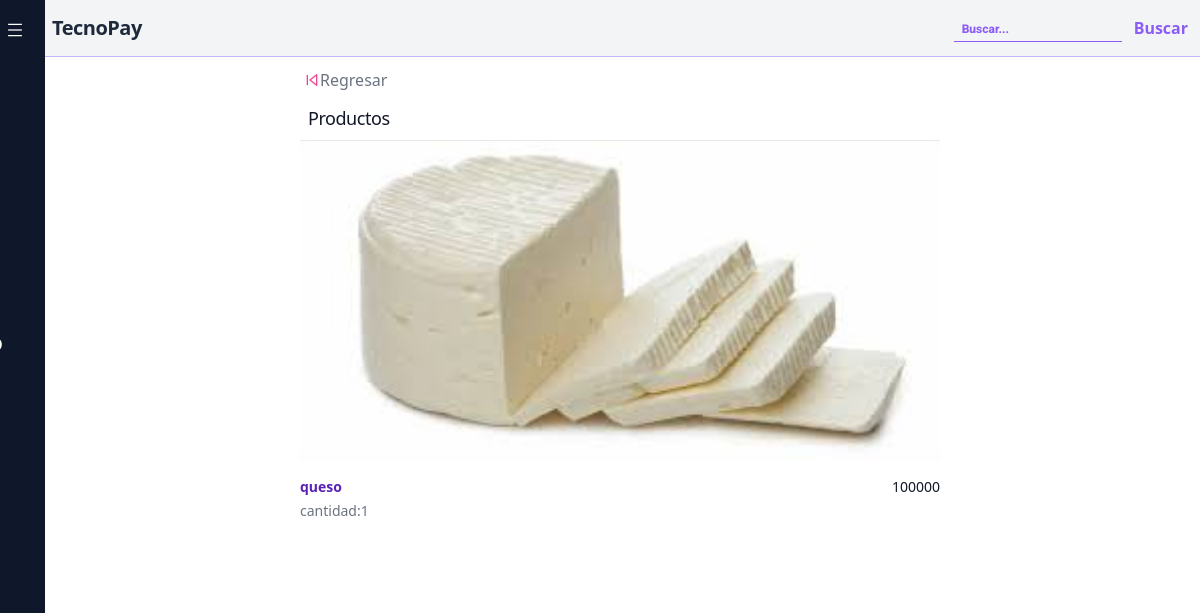
/products/1, run on the app's committed database.
### products/models.py (models this page shows, shortened)
class InheritedData(models.Model):
    modified = models.DateTimeField(auto_now=True)
    created = models.DateTimeField(auto_now_add=True)
    class Meta:
        abstract = True

class Products(InheritedData):
    name=models.CharField(max_length=100)
    description=models.TextField()
    img=models.ImageField(null=True,blank=True)
    price=models.PositiveIntegerField()
    quantity=models.PositiveIntegerField(default=1)
    active=models.BooleanField(default=True)
    categorys=models.ManyToManyField(Category)

### products/views.py (the view, shortened to what this page needs)
# urls.py: path('products/<int:pk>',DetailProducts,name='detail_products'),
def DetailProducts(request,pk):
    try:
        Product_Detail = Products.objects.get(id=pk)
    except Products.DoesNotExist:
        raise Http404("Products does not exist")
    return render(request, 'products/detailproducts.html', {'object': Product_Detail})

### templates/products/detailproducts.html (shortened to what this page needs)
{% extends "base/base.html" %}
{% load static %}
{% block content%}
<div class="box ml-10">
    <div class="bg-white flex">
        <div class="max-w-2xl mx-auto py-16 px-4  sm:px-6 lg:max-w-7xl lg:px-8">
            <a href="{% url 'products' %}" class=" m-1 font-extrabold flex">
                <svg class="h-6 w-4 text-pink-500"  viewBox="0 0 24 24"  fill="none"  stroke="currentColor"  stroke-width="2"  stroke-linecap="round"  stroke-linejoin="round">  <polygon points="19 20 9 12 19 4 19 20" />  <line x1="5" y1="19" x2="5" y2="5" /></svg>
                <spanc class="text-gray-500 font-medium">Regresar</span></a>
          <h2 class="text-lg font-medium tracking-tight text-gray-900 p-2 ">Productos</h2>
<div class="group relative">
    <div class="w-full min-h-80 bg-gray-200 aspect-w-1 aspect-h-1 rounded-md overflow-hidden group-hover:opacity-75 lg:h-80 lg:aspect-none">
   <img src="{{object.img.url}}" alt="Front of men&#039;s Basic Tee in black." class="w-full h-full object-center object-cover lg:w-full lg:h-full">
    </div>
    <div class="mt-4 flex justify-between">
      <div>
        <h3 class="text-sm text-gray-700">
          <a class="text-violet-800 font-semibold" href="#">
            <span aria-hidden="true" class="absolute inset-0 "></span>
            {{object.name}}
          </a>
        </h3>
        <p class="mt-1 text-sm text-gray-500">cantidad:{{object.quantity}}</p>
      </div>
      <p class="text-sm font-medium text-gray-900">{{object.price}}</p>
    </div>
  </div>
</div>
</div>
</div>
{% endblock %}

### templates/base/base.html (style rules this page uses)
body { box-sizing: border-box; padding: 0; margin: 0; position: relative; }

### data on the page
Products: img (picture), name "queso", quantity "1", price "100000"
